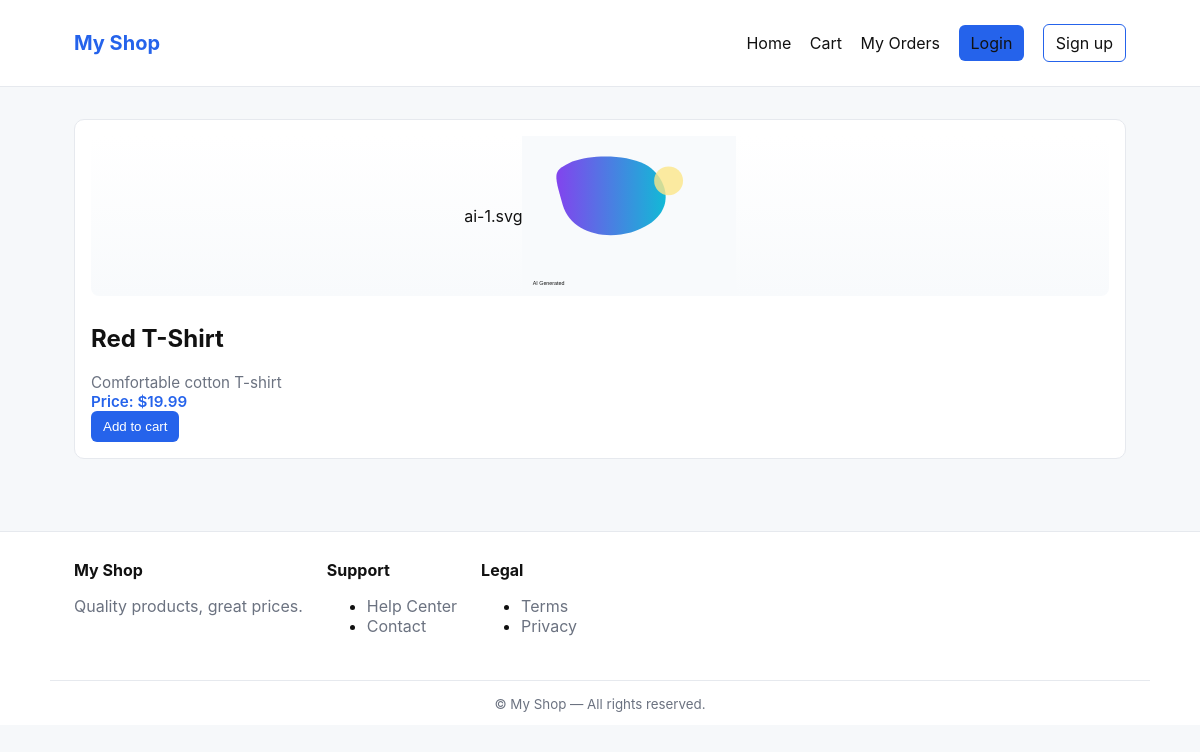
Screenshot of /product/red-tshirt/ with the database file from the repository.
### store/models.py (models this page shows, shortened)
class Product(models.Model):
    title = models.CharField(max_length=200)
    description = models.TextField(blank=True)
    price = models.DecimalField(max_digits=10, decimal_places=2)
    stock = models.PositiveIntegerField(default=0)
    slug = models.SlugField(unique=True)

### store/views.py (the view)
# urls.py: path('product/<slug:slug>/', views.product_detail, name='product_detail'),
def product_detail(request, slug):
    product = get_object_or_404(Product, slug=slug)
    return render(request, 'store/product_detail.html', {'product': product})

### templates/store/product_detail.html (shortened to what this page needs)
{% extends 'base.html' %}
{% block content %}
  <article class="product-card product-detail-card">
    <div class="product-image-wrap">
      {% if product.image %}
        <img src="{{ product.image.url }}" alt="{{ product.title }}" class="product-image">
      {% else %}
        {% with idx=product.id|default:1 %}
          {% cycle 'ai-1.svg' 'ai-2.svg' 'ai-3.svg' 'ai-4.svg' as placeholder %}
          <img src="/static/images/products/{{ placeholder }}" alt="{{ product.title }} (placeholder)" class="product-image">
        {% endwith %}
      {% endif %}
    </div>
    <div>
      <h2>{{ product.title }}</h2>
      <p>{{ product.description }}</p>
      <p class="price">Price: ${{ product.price }}</p>
      <form action="{% url 'store:cart_add' product.id %}" method="post">{% csrf_token %}
        <button type="submit" class="btn btn--primary">Add to cart</button>
      </form>
    </div>
  </article>
{% endblock %}

### static/css/styles.css (style rules this page uses)
:root { --bg:#f6f8fa; --card:#fff; --muted:#6b7280; --accent:#2563eb; --accent-600:#1e40af; --border: #e6e9ee; --radius:8px; --max-width:1100px; }
* { box-sizing:border-box }
body { font-family:Inter,system-ui,Segoe UI,Roboto,Helvetica,Arial,sans-serif;margin:0;background:var(--bg);color:#111 }
.btn { display:inline-block;padding:8px 12px;border-radius:6px;background:var(--accent);color:#fff;text-decoration:none;border:none;cursor:pointer }
.product-card { background:var(--card);border:1px solid var(--border);padding:16px;border-radius:10px;display:flex;flex-direction:column;gap:8px }
.product-card p { margin:0;color:var(--muted);font-size:0.95rem }
.product-card .price { font-weight:600;color:var(--accent) }
.product-image-wrap { width:100%;height:160px;display:flex;align-items:center;justify-content:center;overflow:hidden;border-radius:8px;background:linear-gradient(180deg,#fff,#f8fafc) }
.product-image { max-width:100%;max-height:100%;display:block;object-fit:cover }

### rows the page displays
Product: title "Red T-Shirt", description "Comfortable cotton T-shirt", price "19.99"
